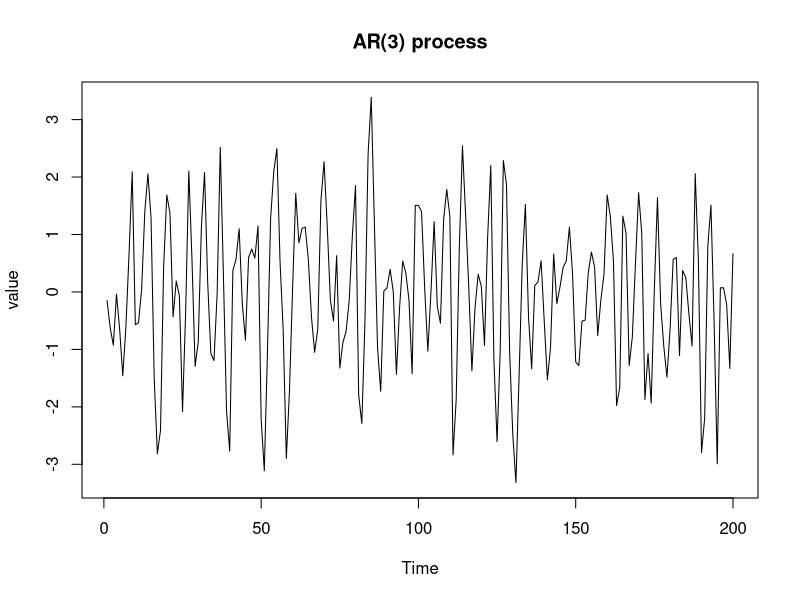
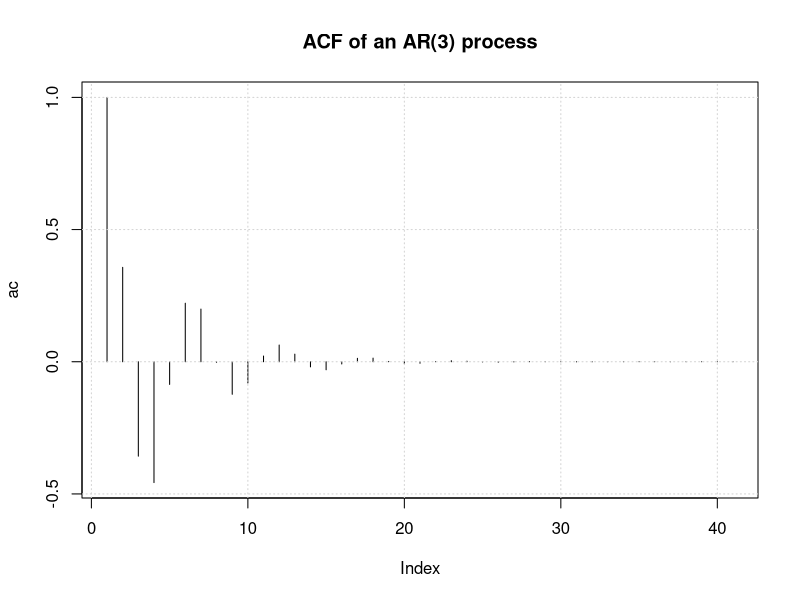
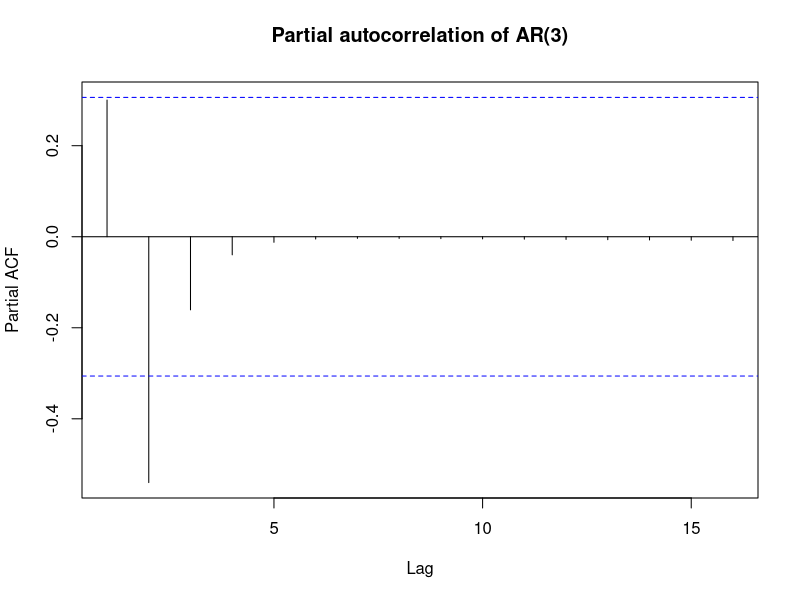

Recreate these plots in R, in order.
## Example Forecasting Time Series 1.3

abs(polyroot(c(1, -0.5, 0.5, 0.1)))

# Simulate time series
set.seed(23)
plot(arima.sim(model = list(ar = c(0.5, -0.5, -0.1)), n = 200),
     ylab = "value", main = "AR(3) process")

## Example Forecasting Time Series 1.5
ac = ARMAacf(ar = c(0.5, -0.5, -0.1), lag.max = 40)
plot(ac, type = "h", main = "ACF of an AR(3) process")
grid()


## Example Forecasting Time Series 1.6
pacf(ac, main = "Partial autocorrelation of AR(3)")
